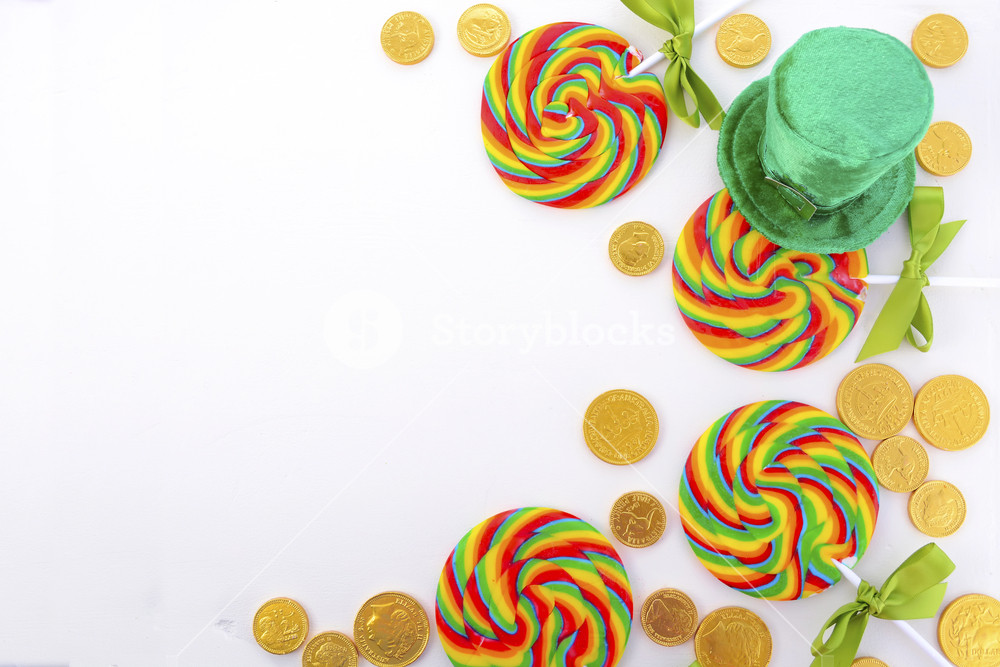
#> input picture 模式识别与计算机视觉（2025.2-2025.6）/作业/作业2/proj2_code/ImageSegmentation/data/coins.jpg, 1000 x 667 px
$ python -i region_growth.py   (imports and definitions only)
#> lines starting #> are read from the running program, lines starting #| are printed output that depends on the picture
#> in save_region_growing_results, img is the input picture: shape (667, 1000, 3); mean B, G, R 189.3, 214.2, 222
import numpy as np
import cv2
import matplotlib.pyplot as plt
import os
import random
from collections import deque
import time

def find_seed_points(image, n_seeds=10, strategy='random'):
    """
    寻找种子点

    参数:
    image: 输入图像
    n_seeds: 种子点数量
    strategy: 种子点选择策略，可以是'random'(随机)或'grid'(网格)

    返回:
    seeds: 种子点列表 [(x1,y1), (x2,y2), ...]
    """
    height, width = image.shape[:2]
    seeds = []

    if strategy == 'random':
        # 随机选择种子点
        for _ in range(n_seeds):
            x = random.randint(0, width-1)
            y = random.randint(0, height-1)
            seeds.append((x, y))

    elif strategy == 'grid':
        # 在网格上均匀选择种子点
        rows = int(np.sqrt(n_seeds))
        cols = int(np.sqrt(n_seeds))

        row_step = height // (rows + 1)
        col_step = width // (cols + 1)

        for i in range(1, rows + 1):
            for j in range(1, cols + 1):
                y = i * row_step
                x = j * col_step
                seeds.append((x, y))

    return seeds

def region_growing_abs_diff(image, seed_points, threshold, connectivity=8):
    """
    基于绝对差值的区域生长算法

    参数:
    image: 输入图像
    seed_points: 种子点列表
    threshold: 灰度绝对差值阈值
    connectivity: 连通性，可以是4或8

    返回:
    segmented: 分割结果，每个区域用不同的标签
    """
    if len(image.shape) == 3:
        # 转换为灰度图
        gray = cv2.cvtColor(image, cv2.COLOR_BGR2GRAY)
    else:
        gray = image.copy()

    height, width = gray.shape
    segmented = np.zeros((height, width), dtype=np.int32)

    # 定义8邻域偏移
    if connectivity == 8:
        neighbors = [(-1,-1), (-1,0), (-1,1), (0,-1), (0,1), (1,-1), (1,0), (1,1)]
    else:  # 4邻域
        neighbors = [(-1,0), (0,-1), (0,1), (1,0)]

    # 为每个种子点分配一个唯一区域ID
    region_id = 1
    gray = gray.astype(np.int32)  # 避免类型转换带来的开销

    for seed_x, seed_y in seed_points:
        # 如果种子点已经被分配，则跳过
        if segmented[seed_y, seed_x] != 0:
            continue

        # 当前种子点的灰度值
        seed_value = gray[seed_y, seed_x]

        # 创建一个队列用于广度优先搜索
        queue = deque([(seed_x, seed_y)])
        segmented[seed_y, seed_x] = region_id

        while queue:
            x, y = queue.popleft()

            # 检查邻居
            for dx, dy in neighbors:
                nx, ny = x + dx, y + dy

                # 检查边界
                if 0 <= nx < width and 0 <= ny < height:
                    # 检查是否已分配和生长准则
                    if segmented[ny, nx] == 0 and abs(gray[ny, nx] - seed_value) <= threshold:
                        segmented[ny, nx] = region_id
                        queue.append((nx, ny))

        region_id += 1

    return segmented

def region_growing_mean_diff(image, seed_points, threshold, connectivity=8):
    """
    基于区域均值差值的区域生长算法

    参数:
    image: 输入图像
    seed_points: 种子点列表
    threshold: 与区域均值的差值阈值
    connectivity: 连通性，可以是4或8

    返回:
    segmented: 分割结果，每个区域用不同的标签
    """
    if len(image.shape) == 3:
        # 转换为灰度图
        gray = cv2.cvtColor(image, cv2.COLOR_BGR2GRAY)
    else:
        gray = image.copy()

    height, width = gray.shape
    segmented = np.zeros((height, width), dtype=np.int32)

    # 定义8邻域偏移
    if connectivity == 8:
        neighbors = [(-1,-1), (-1,0), (-1,1), (0,-1), (0,1), (1,-1), (1,0), (1,1)]
    else:  # 4邻域
        neighbors = [(-1,0), (0,-1), (0,1), (1,0)]

    # 为每个种子点分配一个唯一区域ID
    region_id = 1
    gray = gray.astype(np.float32)  # 避免重复类型转换

    for seed_x, seed_y in seed_points:
        # 如果种子点已经被分配，则跳过
        if segmented[seed_y, seed_x] != 0:
            continue

        # 当前区域的像素总和和计数，用于高效计算均值
        region_sum = float(gray[seed_y, seed_x])
        region_count = 1
        region_mean = region_sum / region_count

        # 创建一个队列用于广度优先搜索
        queue = deque([(seed_x, seed_y)])
        segmented[seed_y, seed_x] = region_id

        while queue:
            x, y = queue.popleft()

            # 检查邻居
            for dx, dy in neighbors:
                nx, ny = x + dx, y + dy

                # 检查边界
                if 0 <= nx < width and 0 <= ny < height:
                    # 检查是否已分配和生长准则
                    pixel_value = gray[ny, nx]
                    if segmented[ny, nx] == 0 and abs(pixel_value - region_mean) <= threshold:
                        segmented[ny, nx] = region_id
                        queue.append((nx, ny))

                        # 更新区域均值 (更高效的方式)
                        region_sum += pixel_value
                        region_count += 1
                        region_mean = region_sum / region_count

        region_id += 1

    return segmented

def region_growing_color_diff(image, seed_points, threshold, connectivity=8):
    """
    基于颜色空间的区域生长算法

    参数:
    image: 输入彩色图像 (BGR)
    seed_points: 种子点列表
    threshold: 颜色差异阈值
    connectivity: 连通性，可以是4或8

    返回:
    segmented: 分割结果，每个区域用不同的标签
    """
    if len(image.shape) < 3:
        # 如果是灰度图，转换为三通道
        image = cv2.cvtColor(image, cv2.COLOR_GRAY2BGR)

    # 转换到HSV空间，颜色更具有感知意义
    hsv = cv2.cvtColor(image, cv2.COLOR_BGR2HSV).astype(np.float32)

    height, width = image.shape[:2]
    segmented = np.zeros((height, width), dtype=np.int32)

    # 定义8邻域偏移
    if connectivity == 8:
        neighbors = [(-1,-1), (-1,0), (-1,1), (0,-1), (0,1), (1,-1), (1,0), (1,1)]
    else:  # 4邻域
        neighbors = [(-1,0), (0,-1), (0,1), (1,0)]

    # 为每个种子点分配一个唯一区域ID
    region_id = 1

    for seed_x, seed_y in seed_points:
        # 如果种子点已经被分配，则跳过
        if segmented[seed_y, seed_x] != 0:
            continue

        # 当前种子点的HSV值
        seed_value = hsv[seed_y, seed_x]

        # 创建一个队列用于广度优先搜索
        queue = deque([(seed_x, seed_y)])
        segmented[seed_y, seed_x] = region_id

        while queue:
            x, y = queue.popleft()

            # 检查邻居
            for dx, dy in neighbors:
                nx, ny = x + dx, y + dy

                # 检查边界
                if 0 <= nx < width and 0 <= ny < height:
                    # 检查是否已分配和生长准则
                    if segmented[ny, nx] == 0:
                        pixel_value = hsv[ny, nx]

                        # 计算颜色差异 (注意H通道是循环的)
                        h_diff = min(abs(pixel_value[0] - seed_value[0]),
                                     180 - abs(pixel_value[0] - seed_value[0]))
                        s_diff = abs(pixel_value[1] - seed_value[1])
                        v_diff = abs(pixel_value[2] - seed_value[2])

                        # 加权合并差异
                        color_diff = h_diff * 0.5 + s_diff * 0.3 + v_diff * 0.2

                        if color_diff <= threshold:
                            segmented[ny, nx] = region_id
                            queue.append((nx, ny))

        region_id += 1

    return segmented

def compute_lbp(gray):
    """
    计算整幅图像的LBP特征 (优化版)

    参数:
    gray: 灰度图像

    返回:
    lbp_image: LBP特征图像
    """
    height, width = gray.shape
    # 预分配数组
    lbp = np.zeros((height, width), dtype=np.uint8)

    # 计算内部区域的LBP (忽略边界1像素)
    for y in range(1, height-1):
        for x in range(1, width-1):
            center = gray[y, x]
            # 使用位操作计算LBP
            code = 0
            code |= (gray[y-1, x-1] >= center) << 7
            code |= (gray[y-1, x] >= center) << 6
            code |= (gray[y-1, x+1] >= center) << 5
            code |= (gray[y, x+1] >= center) << 4
            code |= (gray[y+1, x+1] >= center) << 3
            code |= (gray[y+1, x] >= center) << 2
            code |= (gray[y+1, x-1] >= center) << 1
            code |= (gray[y, x-1] >= center) << 0
            lbp[y, x] = code

    return lbp

def region_growing_texture(image, seed_points, threshold, connectivity=8, window_size=3):
    """
    基于纹理特征的区域生长算法

    参数:
    image: 输入图像
    seed_points: 种子点列表
    threshold: 纹理差异阈值
    connectivity: 连通性，可以是4或8
    window_size: 计算纹理特征的窗口大小

    返回:
    segmented: 分割结果，每个区域用不同的标签
    """
    if len(image.shape) == 3:
        # 转换为灰度图
        gray = cv2.cvtColor(image, cv2.COLOR_BGR2GRAY)
    else:
        gray = image.copy()

    # 计算整幅图像的LBP特征 (只计算一次)
    texture = compute_lbp(gray)

    # 将纹理特征的直方图缓存起来，避免重复计算
    hist_cache = {}

    height, width = gray.shape
    segmented = np.zeros((height, width), dtype=np.int32)

    # 定义8邻域偏移
    if connectivity == 8:
        neighbors = [(-1,-1), (-1,0), (-1,1), (0,-1), (0,1), (1,-1), (1,0), (1,1)]
    else:  # 4邻域
        neighbors = [(-1,0), (0,-1), (0,1), (1,0)]

    # 使用更小的窗口大小来加速计算
    window_size = min(window_size, 3)
    half_window = window_size // 2

    # 为每个种子点分配一个唯一区域ID
    region_id = 1

    for seed_x, seed_y in seed_points:
        # 确保种子点不在边界上
        if seed_x <= half_window or seed_x >= width-half_window or \
           seed_y <= half_window or seed_y >= height-half_window:
           continue

        # 如果种子点已经被分配，则跳过
        if segmented[seed_y, seed_x] != 0:
            continue

        # 计算种子点周围窗口的LBP直方图
        seed_key = (seed_y, seed_x)
        if seed_key not in hist_cache:
            seed_window = texture[seed_y-half_window:seed_y+half_window+1,
                                seed_x-half_window:seed_x+half_window+1]
            seed_hist = cv2.calcHist([seed_window], [0], None, [256], [0, 256])
            seed_hist = cv2.normalize(seed_hist, seed_hist).flatten()
            hist_cache[seed_key] = seed_hist
        else:
            seed_hist = hist_cache[seed_key]

        # 创建一个队列用于广度优先搜索
        queue = deque([(seed_x, seed_y)])
        segmented[seed_y, seed_x] = region_id

        # 限制队列大小以防止过度生长
        max_region_size = 10000  # 限制区域大小
        region_size = 1

        while queue and region_size < max_region_size:
            x, y = queue.popleft()

            # 检查邻居
            for dx, dy in neighbors:
                nx, ny = x + dx, y + dy

                # 检查边界（确保有足够空间计算窗口）
                if half_window < nx < width-half_window and half_window < ny < height-half_window:
                    # 检查是否已分配
                    if segmented[ny, nx] == 0:
                        # 计算当前点周围窗口的LBP直方图
                        pixel_key = (ny, nx)
                        if pixel_key not in hist_cache:
                            window = texture[ny-half_window:ny+half_window+1,
                                            nx-half_window:nx+half_window+1]
                            hist = cv2.calcHist([window], [0], None, [256], [0, 256])
                            hist = cv2.normalize(hist, hist).flatten()
                            hist_cache[pixel_key] = hist
                        else:
                            hist = hist_cache[pixel_key]

                        # 计算直方图相似度 (巴氏距离)
                        bc = cv2.compareHist(seed_hist, hist, cv2.HISTCMP_BHATTACHARYYA)

                        # 巴氏距离越小，相似度越高
                        if bc < threshold:
                            segmented[ny, nx] = region_id
                            queue.append((nx, ny))
                            region_size += 1

        region_id += 1

        # 清除缓存，防止内存溢出
        if len(hist_cache) > 1000:
            hist_cache.clear()

    return segmented

def resize_image_if_needed(image, max_dim=400):
    """
    如果图像尺寸过大，调整图像大小

    参数:
    image: 输入图像
    max_dim: 最大尺寸

    返回:
    resized_image: 调整大小后的图像
    scale: 缩放比例
    """
#> called with max_dim = 400
    height, width = image.shape[:2]
#> height = 667; width = 1000
    scale = 1.0

    if max(height, width) > max_dim:
        scale = max_dim / max(height, width)
#> scale = 0.4
        new_width = int(width * scale)
#> new_width = 400
        new_height = int(height * scale)
#> new_height = 266
        resized_image = cv2.resize(image, (new_width, new_height))
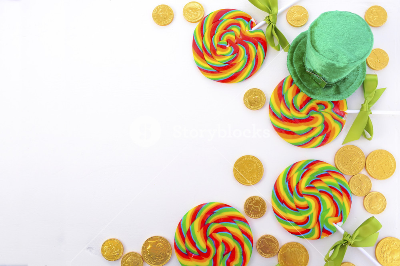
#> resized_image: shape (266, 400, 3); mean B, G, R 189.2, 214.1, 221.9
        return resized_image, scale

    return image, scale

def visualize_segmentation(image, segmented, title='Region Growing Segmentation'):
    """
    可视化分割结果

    参数:
    image: 原始图像
    segmented: 分割结果
    title: 图像标题
    """
    # 为每个区域随机分配颜色
    n_regions = np.max(segmented)
    colors = np.random.randint(0, 255, (n_regions + 1, 3), dtype=np.uint8)
    colors[0] = [0, 0, 0]  # 背景为黑色

    # 创建彩色分割图像
    colored_segmented = np.zeros((segmented.shape[0], segmented.shape[1], 3), dtype=np.uint8)
    for i in range(1, n_regions + 1):
        colored_segmented[segmented == i] = colors[i]

    # 显示原始图像和分割结果
    plt.figure(figsize=(12, 6))

    plt.subplot(121)
    plt.imshow(cv2.cvtColor(image, cv2.COLOR_BGR2RGB))
    plt.title('Original Image')
    plt.axis('off')

    plt.subplot(122)
    plt.imshow(colored_segmented)
    plt.title(title)
    plt.axis('off')

    return colored_segmented

def save_region_growing_results(image_path, output_dir, n_seeds=30, thresholds=None, criteria=None):
    """
    应用不同生长准则和阈值，保存区域生长结果

    参数:
    image_path: 图像路径
    output_dir: 输出目录
    n_seeds: 种子点数量
    thresholds: 阈值列表，每个准则对应一个阈值
    criteria: 生长准则列表
    """
    start_time = time.time()

    # 确保输出目录存在
    if not os.path.exists(output_dir):
        os.makedirs(output_dir)

    # 获取图像文件名（不含扩展名）
    image_name = os.path.splitext(os.path.basename(image_path))[0]

    # 读取图像
    img = cv2.imread(image_path)

    # 调整图像大小以加速处理
    img, scale = resize_image_if_needed(img, max_dim=400)
#> scale = 0.4

    # 默认准则和阈值
    if criteria is None:
        criteria = ['abs_diff', 'mean_diff', 'color_diff', 'texture']

    if thresholds is None:
        thresholds = {
            'abs_diff': 15,
            'mean_diff': 20,
            'color_diff': 40,
            'texture': 0.35
        }

    # 选择种子点
    seed_points = find_seed_points(img, n_seeds=n_seeds, strategy='grid')
#> seed_points = 25 pairs, first value 66 to 330, second value 44 to 220

    # 为每个准则创建一张图
    for criterion in criteria:
        criterion_start_time = time.time()
        threshold = thresholds[criterion]

        if criterion == 'abs_diff':
            title = f'Absolute Difference (threshold={threshold})'
            segmented = region_growing_abs_diff(img, seed_points, threshold)
        elif criterion == 'mean_diff':
            title = f'Mean Difference (threshold={threshold})'
            segmented = region_growing_mean_diff(img, seed_points, threshold)
        elif criterion == 'color_diff':
            title = f'Color Difference (threshold={threshold})'
            segmented = region_growing_color_diff(img, seed_points, threshold)
        elif criterion == 'texture':
            title = f'Texture Difference (threshold={threshold})'
            segmented = region_growing_texture(img, seed_points, threshold)

        criterion_time = time.time() - criterion_start_time
        print(f"{criterion} 处理耗时: {criterion_time:.2f}秒")

        # 可视化并保存结果
        colored_segmented = visualize_segmentation(img, segmented, title)

        # 保存图像
        output_path = os.path.join(output_dir, f'{image_name}_{criterion}.png')
        plt.savefig(output_path, dpi=300, bbox_inches='tight')
        plt.close()

        print(f"保存到 {output_path}")
#> this loop made 4 passes
#> n_regions in visualize_segmentation on passes 1 to 4: 12, 11, 8, 25
#> pass 1, in save_region_growing_results, `segmented = region_growing_abs_diff(img, seed_points, threshold)`:
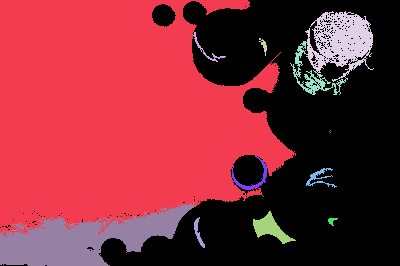
#> segmented: shape (266, 400) int32; 13 distinct labels, from 0 to 12; one colour per label, 0 black
#> pass 1, in save_region_growing_results, `colored_segmented = visualize_segmentation(img, segmented, title)`:
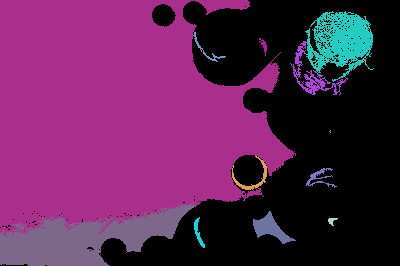
#> colored_segmented: shape (266, 400, 3); mean B, G, R 82.5, 35.4, 91.2
#> pass 1, in save_region_growing_results, `plt.savefig(output_path, dpi=300, bbox_inches='tight')`:
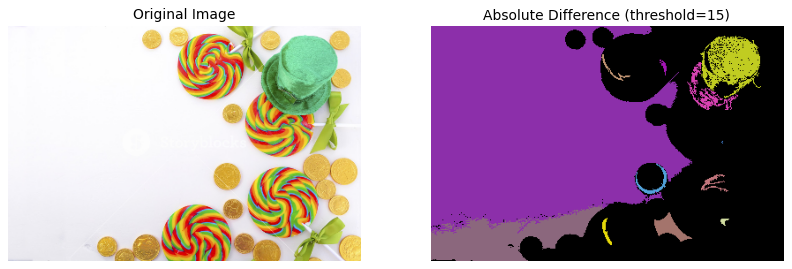
#> figure drawn by matplotlib, 2 panels

    # 创建对比图
    plt.figure(figsize=(15, 10))
    plt.subplot(231)
    plt.imshow(cv2.cvtColor(img, cv2.COLOR_BGR2RGB))
    plt.title('Original')
    plt.axis('off')

    all_segmented = []

    for i, criterion in enumerate(criteria):
        criterion_start_time = time.time()
        threshold = thresholds[criterion]

        if criterion == 'abs_diff':
            title = f'Absolute Diff (t={threshold})'
            segmented = region_growing_abs_diff(img, seed_points, threshold)
        elif criterion == 'mean_diff':
            title = f'Mean Diff (t={threshold})'
            segmented = region_growing_mean_diff(img, seed_points, threshold)
        elif criterion == 'color_diff':
            title = f'Color Diff (t={threshold})'
            segmented = region_growing_color_diff(img, seed_points, threshold)
        elif criterion == 'texture':
            title = f'Texture Diff (t={threshold})'
            segmented = region_growing_texture(img, seed_points, threshold)

        all_segmented.append(segmented)

        criterion_time = time.time() - criterion_start_time
        print(f"对比图 {criterion} 处理耗时: {criterion_time:.2f}秒")

        # 为每个区域随机分配颜色
        n_regions = np.max(segmented)
        colors = np.random.randint(0, 255, (n_regions + 1, 3), dtype=np.uint8)
        colors[0] = [0, 0, 0]  # 背景为黑色

        # 创建彩色分割图像
        colored_segmented = np.zeros((segmented.shape[0], segmented.shape[1], 3), dtype=np.uint8)
        for j in range(1, n_regions + 1):
            colored_segmented[segmented == j] = colors[j]

        plt.subplot(2, 3, i+2)
        plt.imshow(colored_segmented)
        plt.title(title)
        plt.axis('off')
#> this loop made 4 passes
#> pass 3, in save_region_growing_results, `segmented = region_growing_color_diff(img, seed_points, threshold)`:
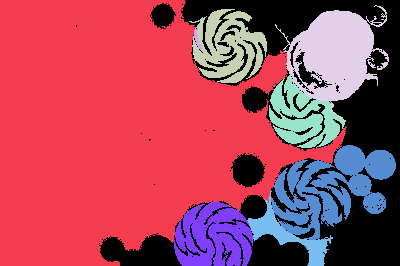
#> segmented: shape (266, 400) int32; 9 distinct labels, from 0 to 8; one colour per label, 0 black
#> after the loop:
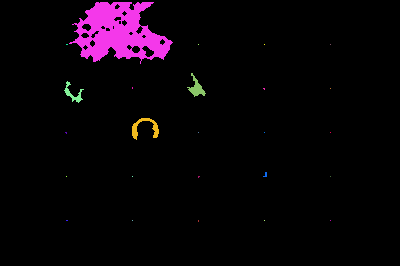
#> colored_segmented: shape (266, 400, 3); mean B, G, R 8.3, 2.9, 9.1
#> after the loop, all_segmented = 4 items

    # 保存对比图
    output_path = os.path.join(output_dir, f'{image_name}_comparison.png')
    plt.tight_layout()
    plt.savefig(output_path, dpi=300)
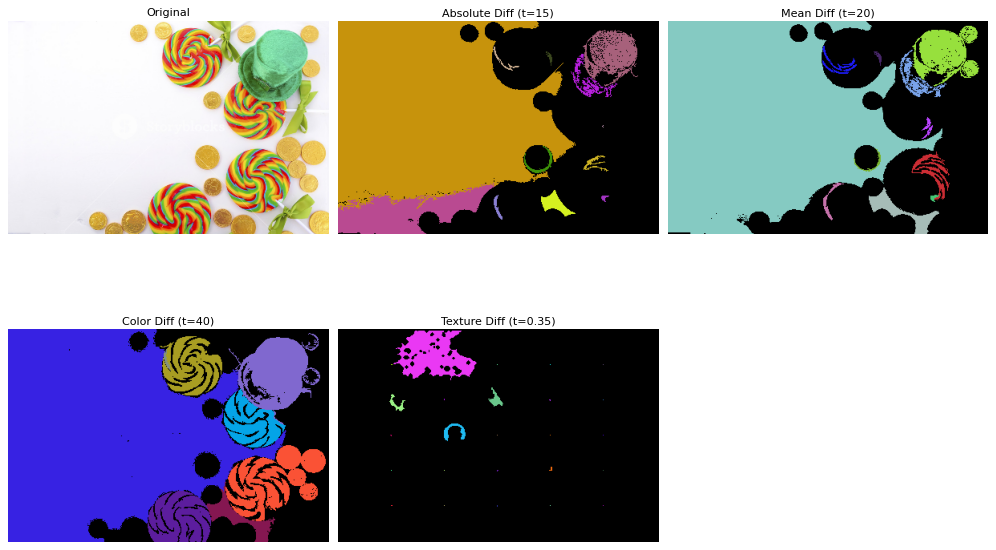
#> figure drawn by matplotlib, 5 panels
    plt.close()

    total_time = time.time() - start_time
    print(f"总处理耗时: {total_time:.2f}秒")
    print(f"保存对比图到 {output_path}")
#| 保存对比图到 out.png/coins_comparison.png

>>> result = save_region_growing_results('data/coins.jpg', 'out.png')
